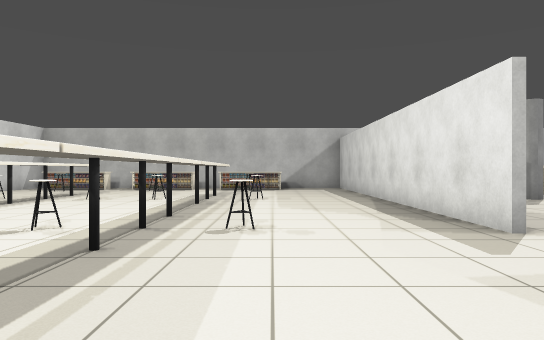
[1] (above)

19 first-person views from a walk through a world built for the Gazebo simulator. The camera is 0.9 m above the floor, looks level and sees 70° across. Floor lines are 1 m apart. The floor is counted in squares, 1 m on a side. Each view is taken from the middle of a square. On the plan, view 1 faces up. The plan holds only what a view shows up to about 13 squares ahead; the rest is blank. The place goes on beyond the plan. Some stock models are drawn as simple stand-ins.

[2]
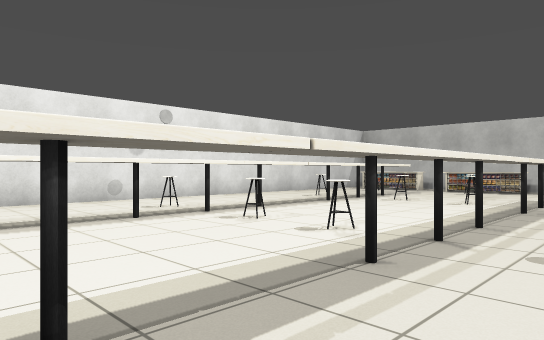

[3]
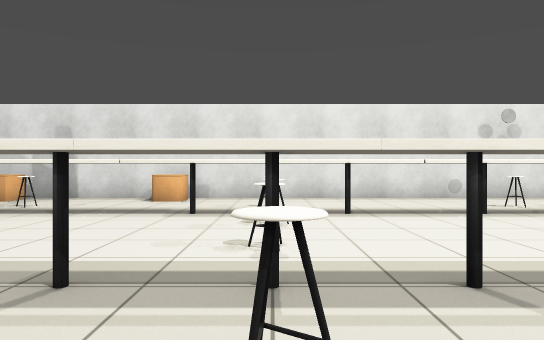

[4]
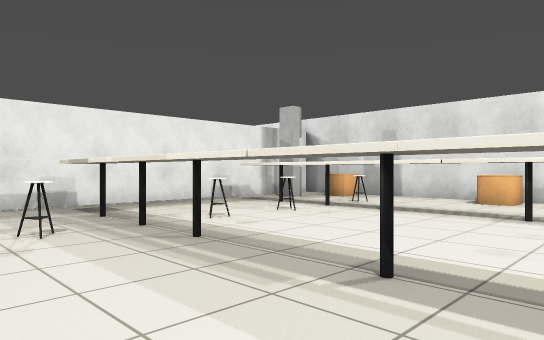

[5]
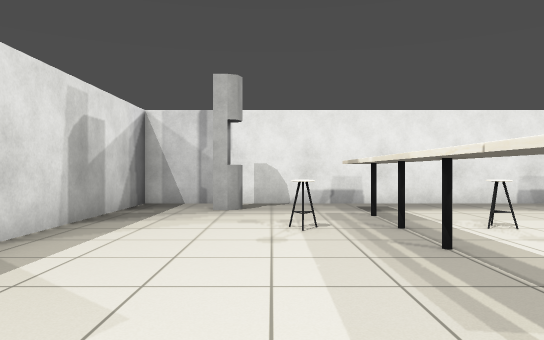

[6]
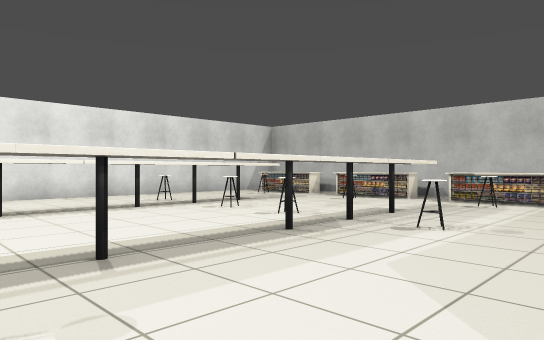

[7]
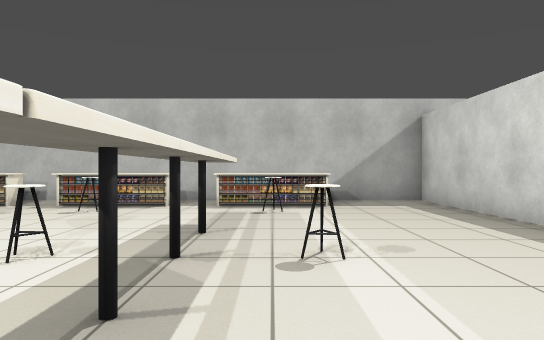

[8]
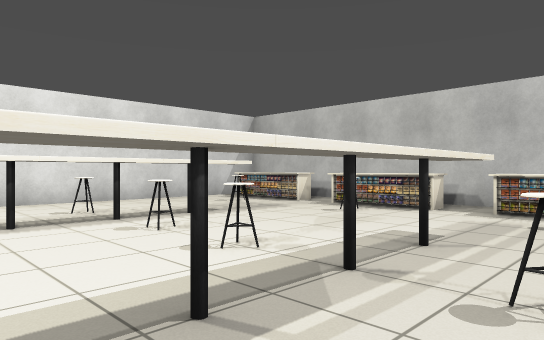

[9]
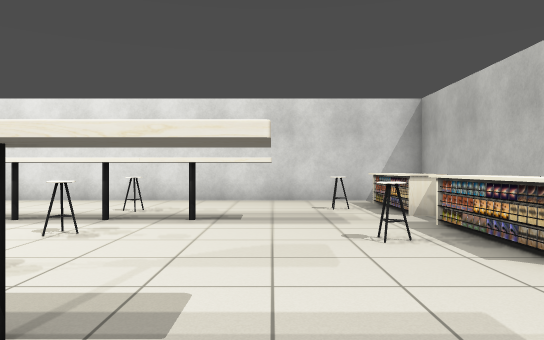

[10]
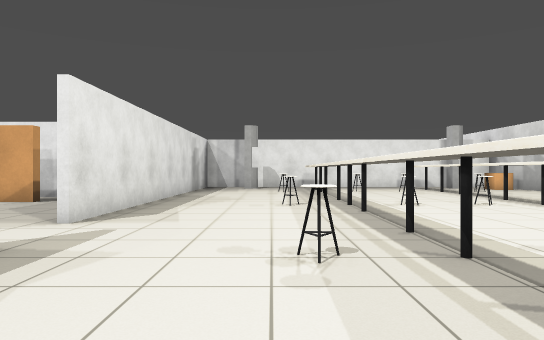

[11]
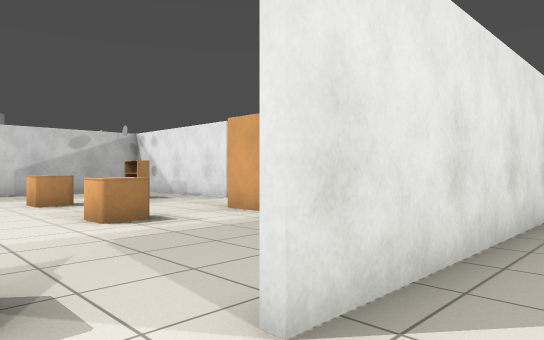

[12]
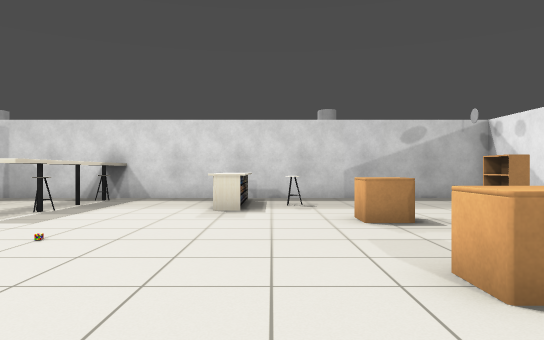

[13]
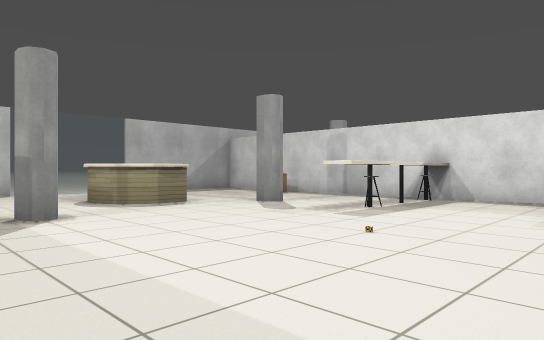

[14]
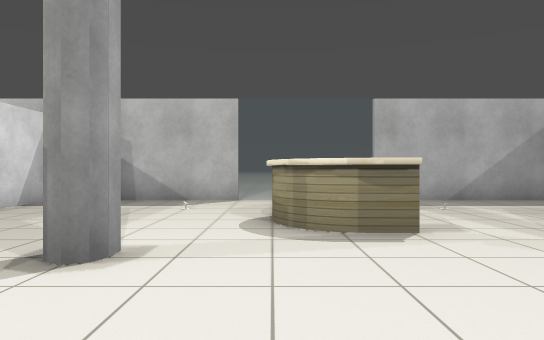

[15]
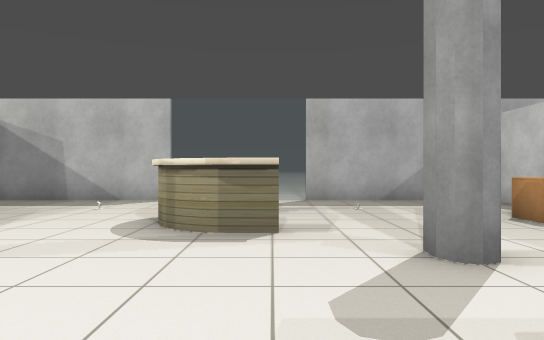

[16]
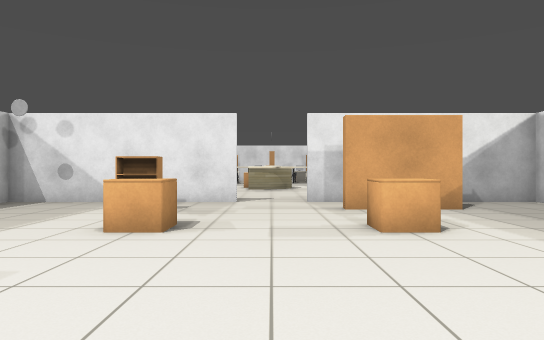

[17]
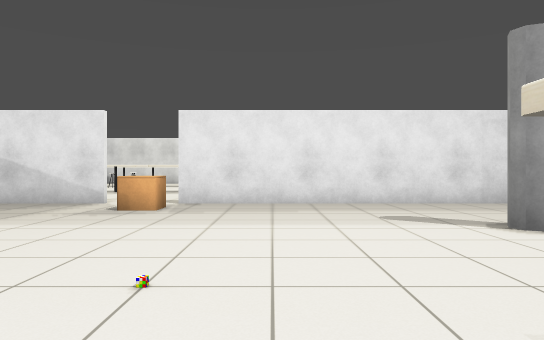

[18]
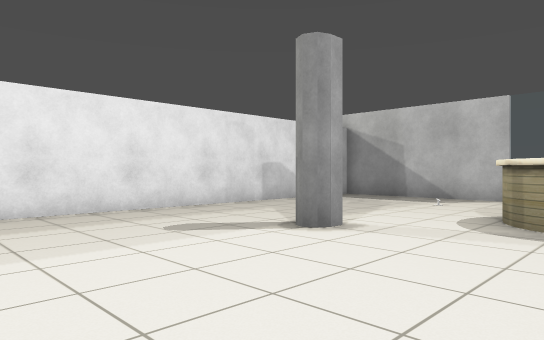

[19]
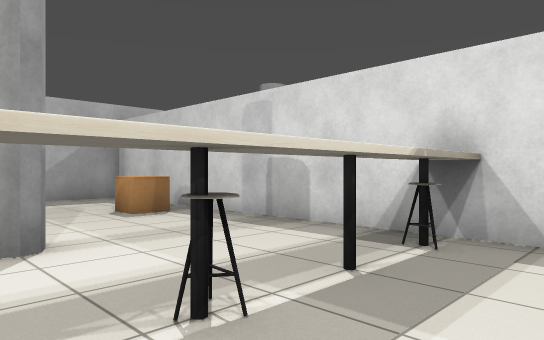

### Floor plan
Points are (right, up) in squares from view 1. A wall is a line through its corners. A room is listed if a view was taken in it or the views show most of it. See-through windows are left out.
Room 1 (views 1, 2, 3, 4, 5, 6, 7, 8, 9, 10, 11)
walls: (3.4, 5.5) (3.4, 19.4) (-11.4, 19.4) (-11.4, -8.2); (3.4, -3) (3.4, 3.5); (-7.4, -10.4) (3.4, -10.4) (3.4, -4.8)
ways out: opening at (3, 4.5) to room 2
objects: bookshelf (-11, -8) to (-10, -8); bookshelf (-11, -3) to (-10, -3); desk (-10, 18) to (-8, 18); other object (-9, -9); chair (-9, -6); other object (-9, 0); chair (-9, 6); chair (-9, 12); other object (-9, 16); desk (-7, -9) to (-7, -4); desk (-7, -3) to (-7, 2); desk (-7, 3) to (-7, 8); desk (-7, 9) to (-7, 15); chair (-6, -6); other object (-6, 0); chair (-6, 6); chair (-6, 12); desk (-6, 18) to (-4, 18); chair (-5, 16); chair (-4, -6); chair (-4, 0); chair (-4, 6); chair (-4, 12); desk (-2, -9) to (-2, -4); desk (-2, -3) to (-2, 2); desk (-2, 3) to (-2, 8); desk (-2, 9) to (-2, 15); desk (-2, 18) to (0, 18); chair (-1, -6); chair (-1, 0); chair (-1, 6); chair (-1, 12); chair (-1, 16); pillar (1, -9)
Room 2 (views 12, 13, 14, 15, 16, 17, 18, 19)
walls: (3.6, 3.5) (3.6, 0.6); (9, 19.4) (4, 19.4); (11.9, -2.9) (18.4, -2.9) (18.4, 19.4) (13, 19.4); (3.6, 18.9) (3.6, 5.5); (3.6, -2.9) (10, -2.9)
ways out: opening at (3, 4.5) to room 1; opening at (11.5, -3)
objects: bookshelf (5, 5); bookshelf (7, -1) to (9, -1); pillar (8, 12); other object (8, 17); bookshelf (9, 2); desk (10, 14) to (12, 15); other object (11, 7); bookshelf (13, 2); desk (13, 9) to (18, 9); bookshelf (14, -1); pillar (14, 12); other object (14, 17); desk (15, 5) to (17, 5); other object (16, 3); bookshelf (17, 15)

Where each view was taken, in squares from view 1:
view 1: 0 up, 0 right, facing up
view 2: 1 up, 0 right, facing up-left
view 3: 0 up, 1 right, facing left
view 4: 0 up, 1 right, facing down-left
view 5: 0 up, 0 right, facing down
view 6: 6 up, 2 right, facing up-left
view 7: 8 up, 1 left, facing up
view 8: 9 up, 0 right, facing up-left
view 9: 15 up, 0 right, facing left
view 10: 10 up, 0 right, facing down
view 11: 5 up, 2 right, facing down-right
view 12: 4 up, 6 right, facing right
view 13: 4 up, 6 right, facing up-right
view 14: 8 up, 10 right, facing up
view 15: 8 up, 12 right, facing up
view 16: 8 up, 11 right, facing down
view 17: 8 up, 14 right, facing left
view 18: 7 up, 12 right, facing up-left
view 19: 7 up, 13 right, facing up-right
